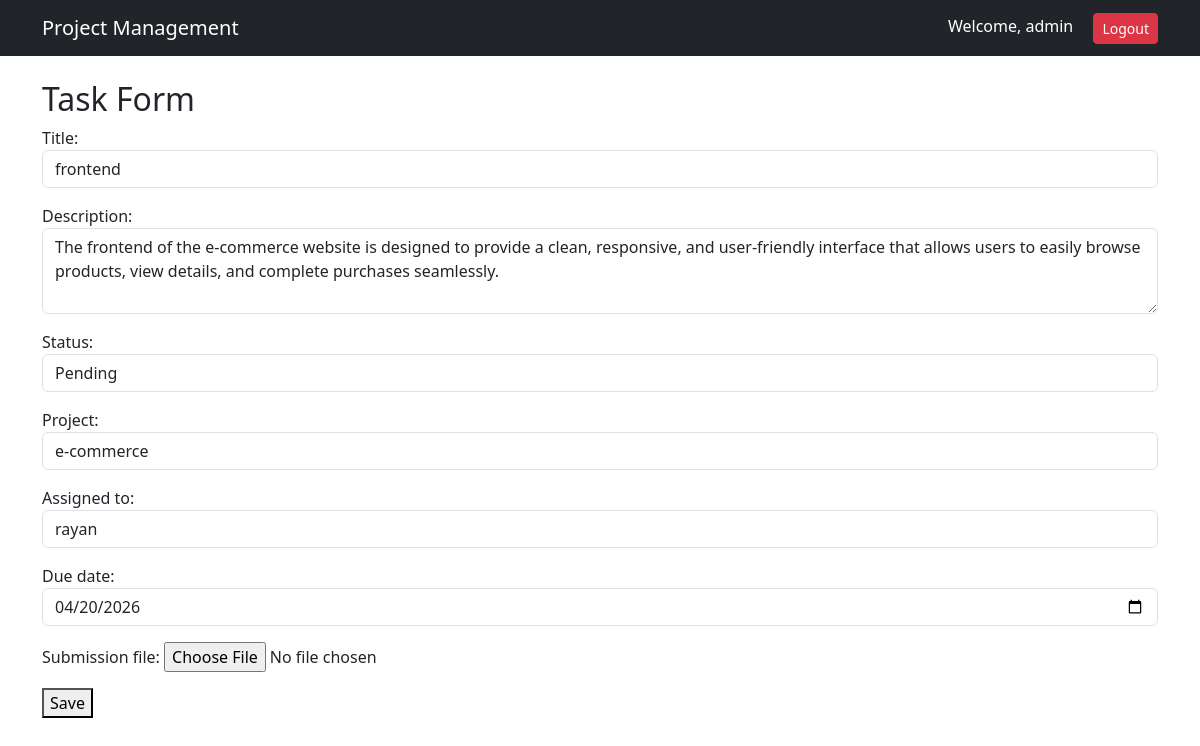
/taskupdate/7/ (signed in), run on the app's committed database.
### core/models.py (models this page shows, shortened)
class CustomUser(AbstractUser):
    USER_TYPE_CHOICES = (
        ('admin', 'Admin'),
        ('employee', 'Employee'),
    )
    user_type = models.CharField(max_length=20, choices=USER_TYPE_CHOICES, default='employee')
    phone = models.CharField(max_length=15, blank=True, null=True)
    profile_image = models.ImageField(upload_to='profiles/', blank=True, null=True)
    def __str__(self):
        return self.username

class Task(models.Model):
    STATUS_CHOICES = [
        ('Pending', 'Pending'),
        ('In Progress', 'In Progress'),
        ('Completed', 'Completed'),
    ]
    title = models.CharField(max_length=200)
    description = models.TextField()
    status = models.CharField(max_length=20, choices=STATUS_CHOICES, default='Pending')
    project = models.ForeignKey(Project, on_delete=models.CASCADE)
    assigned_to = models.ForeignKey(settings.AUTH_USER_MODEL, on_delete=models.CASCADE)
    due_date = models.DateField()
    created_at = models.DateTimeField(auto_now_add=True)
    submission_file = models.FileField(upload_to='submissions/', null=True, blank=True)

### core/views.py (the view)
# urls.py: path('taskupdate/<int:id>/', taskupdatefn),
@admin_required
def taskupdatefn(request, id):
    task = Task.objects.get(id=id)
    if request.method == 'POST':
        form = TaskForm(request.POST, request.FILES, instance=task)
        if form.is_valid():
            form.save()
            return redirect('/tasklist/')
    else:
        form = TaskForm(instance=task)
    return render(request, 'taskform.html', {'form': form})

### core/forms.py
class TaskForm(forms.ModelForm):
    class Meta:
        model = Task
        fields = '__all__'
        widgets = {
            'title': forms.TextInput(attrs={
                'class': 'form-control',
                'placeholder': 'Enter task title'  }),
           'description': forms.Textarea(attrs={
                'class': 'form-control',
                'placeholder': 'Enter task description',
                'rows': 3  }),
            'project': forms.Select(attrs={
                'class': 'form-control' }),
            'assigned_to': forms.Select(attrs={
                'class': 'form-control' }),
            'status': forms.Select(attrs={
                'class': 'form-control' }),
            'due_date': forms.DateInput(attrs={
                'class': 'form-control',
                'type': 'date' }),
        }

### core/models.py (called while the page is built)
    def __str__(self):
        return self.name

### core/templates/taskform.html (shortened to what this page needs)
{% extends "base.html" %}
{% block content %}
<h2>Task Form</h2>
<form method="POST" enctype="multipart/form-data">
    {{ form.as_p }}
    <button type="submit">Save</button>
</form>
{% endblock %}

### core/templates/base.html (shortened to what this page needs)
{% load static %}
<!DOCTYPE html>
<html>
    <link href="https://cdn.jsdelivr.net/npm/bootstrap@5.3.2/dist/css/bootstrap.min.css" rel="stylesheet">
      {% load static %}
    <link rel="stylesheet" href="{% static 'css/style.css' %}">
</head>
<body>
<nav class="navbar navbar-expand-lg navbar-dark bg-dark">
    <div class="container">
        <a class="navbar-brand" href="/">Project Management</a>
        <div class="ms-auto">
            {% if user.is_authenticated %}
                <span class="text-white me-3">
                    Welcome, {{ user.username }}
                </span>
                <a href="/logout/" class="btn btn-danger btn-sm">
                    Logout
                </a>
            {% endif %}
        </div>
    </div>
</nav>
<div class="container mt-4">
    {% block content %}
    {% endblock %}
</div>
</body>
</html>

### data on the page
CustomUser: username "admin"
Task: title "frontend", description "The frontend of the e-commerce website is designed to provide a clean, responsive, and user-friendly interface that allows users to easily browse products, view details, and complete purchases seamlessly.", status "Pending", project "e-commerce", assigned_to "rayan", due_date "04/20/2026"
